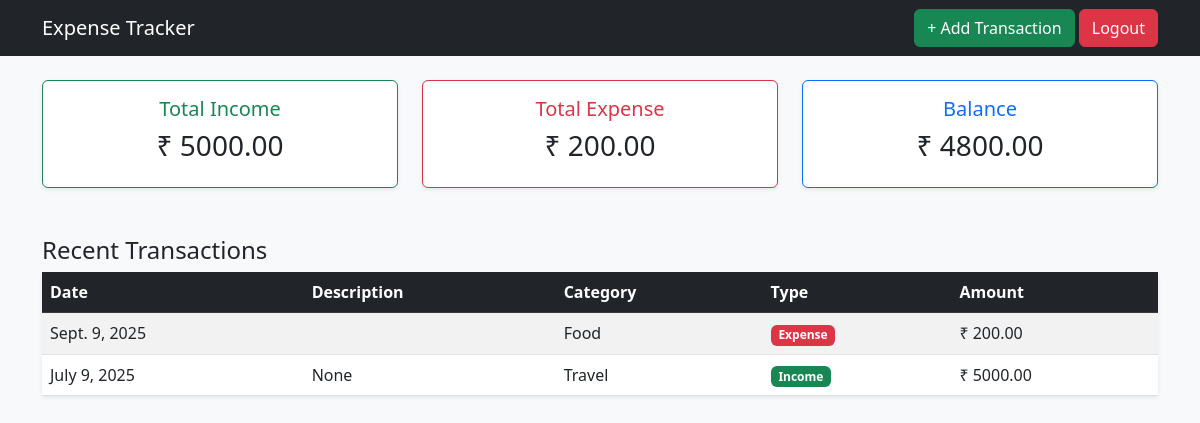
Screenshot of / (signed in) with the database file from the repository.
### tracker/models.py (models this page shows, shortened)
class Transaction(models.Model):
    TRANSACTION_TYPES = (
        ('Income', 'Income'),
        ('Expense', 'Expense'),
    )
    user = models.ForeignKey(User, on_delete=models.CASCADE)
    category = models.ForeignKey(Category, on_delete=models.CASCADE)
    amount = models.DecimalField(max_digits=10, decimal_places=2)
    transaction_type = models.CharField(max_length=10, choices=TRANSACTION_TYPES)
    description = models.TextField(blank=True, null=True)
    date = models.DateField()

class Category(models.Model):
    name = models.CharField(max_length=100, unique=True)
    def __str__(self):
        return self.name

### tracker/views.py (the view)
# urls.py: path('', views.dashboard, name='home'),
@login_required
def dashboard(request):
    transactions = Transaction.objects.filter(user=request.user).order_by('-date')
    income = sum(t.amount for t in transactions if t.transaction_type == 'Income')
    expense = sum(t.amount for t in transactions if t.transaction_type == 'Expense')
    balance = income - expense
    return render(request, 'tracker/dashboard.html', {
        'transactions': transactions,
        'income': income,
        'expense': expense,
        'balance': balance,
    })

### tracker/templates/tracker/dashboard.html (shortened to what this page needs)
<!DOCTYPE html>
<html lang="en">
<head>
    <link href="https://cdn.jsdelivr.net/npm/bootstrap@5.3.0/dist/css/bootstrap.min.css" rel="stylesheet">
</head>
<body class="bg-light">
    <nav class="navbar navbar-expand-lg navbar-dark bg-dark">
        <div class="container">
            <a class="navbar-brand" href="#">Expense Tracker</a>
            <div class="ms-auto">
                <a href="{% url 'add_transaction' %}" class="btn btn-success">+ Add Transaction</a>
                <form method="post" action="{% url 'logout' %}" style="display:inline;">
    <button type="submit" class="btn btn-danger">Logout</button>
</form>
            </div>
        </div>
    </nav>
    <div class="container mt-4">
        <div class="row text-center">
            <div class="col-md-4">
                <div class="card shadow-sm border-success">
                    <div class="card-body">
                        <h5 class="text-success">Total Income</h5>
                        <h3>₹ {{ income }}</h3>
                    </div>
                </div>
            </div>
            <div class="col-md-4">
                <div class="card shadow-sm border-danger">
                    <div class="card-body">
                        <h5 class="text-danger">Total Expense</h5>
                        <h3>₹ {{ expense }}</h3>
                    </div>
                </div>
            </div>
            <div class="col-md-4">
                <div class="card shadow-sm border-primary">
                    <div class="card-body">
                        <h5 class="text-primary">Balance</h5>
                        <h3>₹ {{ balance }}</h3>
                    </div>
                </div>
            </div>
        </div>
        <div class="mt-5">
            <h4>Recent Transactions</h4>
            <table class="table table-striped shadow-sm">
                <thead class="table-dark">
                    <tr>
                        <th>Date</th>
                        <th>Description</th>
                        <th>Category</th>
                        <th>Type</th>
                        <th>Amount</th>
                    </tr>
                </thead>
                <tbody>
                    {% for t in transactions %}
                        <tr>
                            <td>{{ t.date }}</td>
                            <td>{{ t.description }}</td>
                            <td>{{ t.category }}</td>
                            <td>
                                {% if t.transaction_type == 'Income' %}
                                    <span class="badge bg-success">{{ t.transaction_type }}</span>
                                {% else %}
                                    <span class="badge bg-danger">{{ t.transaction_type }}</span>
                                {% endif %}
                            </td>
                            <td>₹ {{ t.amount }}</td>
                        </tr>
                    {% empty %}
                        <tr>
                            <td colspan="5" class="text-center text-muted">No transactions yet</td>
                        </tr>
                    {% endfor %}
                </tbody>
            </table>
        </div>
    </div>
</body>
</html>

### rows the page displays
Transaction: date "Sept. 9, 2025", category "Food", transaction_type "Expense", amount "200.00"
Transaction: date "July 9, 2025", description "None", category "Travel", transaction_type "Income", amount "5000.00"

### other values shown
{{ income }} "5000.00"
{{ expense }} "200.00"
{{ balance }} "4800.00"
